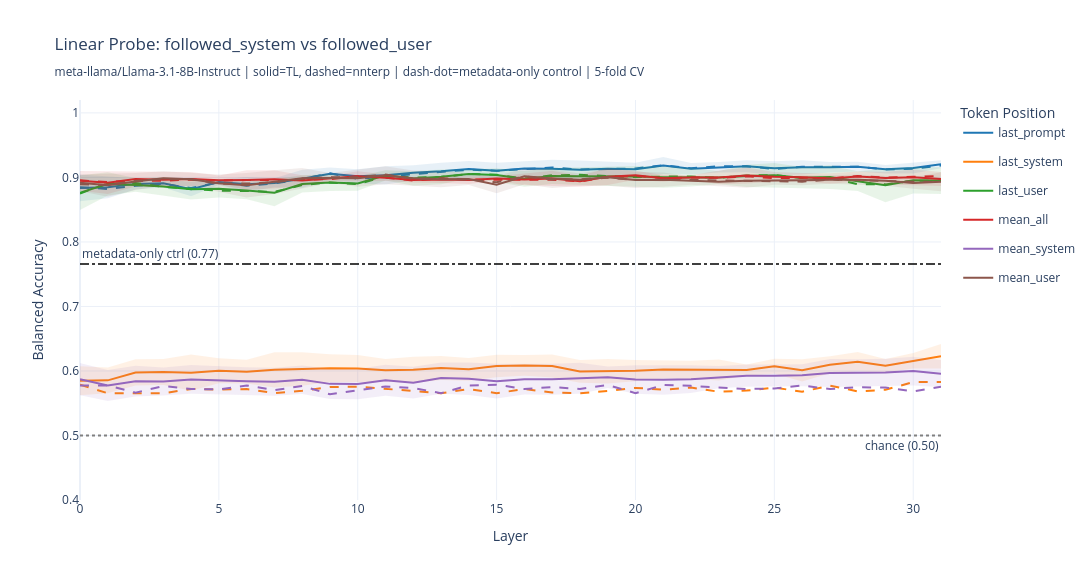

Notebook cell for this chart:
### Markdown cell above
## 13. Visualization

Solid lines = TransformerLens, dashed lines = nnterp. Color = token position.

### Code cell
COLORS = ["#1f77b4", "#ff7f0e", "#2ca02c", "#d62728", "#9467bd", "#8c564b"]

fig = go.Figure()

for i, pos_name in enumerate(TOKEN_POSITIONS):
    color = COLORS[i % len(COLORS)]

    for backend_label, probe_results, dash in [
        ("TL",     probe_results_tl, "solid"),
        ("nnterp", probe_results_nn, "dash"),
    ]:
        df_res = probe_results[pos_name]
        layers = df_res["layer"].values
        means  = df_res["mean"].values
        stds   = df_res["std"].values

        show_legend = backend_label == "TL"
        fig.add_trace(go.Scatter(
            x=layers, y=means,
            mode="lines",
            name=pos_name,
            legendgroup=pos_name,
            showlegend=show_legend,
            line=dict(color=color, width=2, dash=dash),
        ))

        if backend_label == "TL":
            fig.add_trace(go.Scatter(
                x=np.concatenate([layers, layers[::-1]]),
                y=np.concatenate([means + stds, (means - stds)[::-1]]),
                fill="toself", fillcolor=color, opacity=0.10,
                line=dict(color="rgba(0,0,0,0)"),
                legendgroup=pos_name, showlegend=False, hoverinfo="skip",
            ))

# Metadata control: single flat horizontal band (same value for all layers/positions)
fig.add_hline(
    y=ctrl_meta_acc,
    line_dash="dashdot", line_color="black", line_width=1.5,
    annotation_text=f"metadata-only ctrl ({ctrl_meta_acc:.2f})",
    annotation_position="top left",
)

# Chance line
fig.add_hline(
    y=0.5, line_dash="dot", line_color="gray",
    annotation_text="chance (0.50)", annotation_position="bottom right",
)

label_str = "followed_user" if LABEL_MODE == "binary" else "other"
fig.update_layout(
    title=(
        f"Linear Probe: followed_system vs {label_str}<br>"
        f"<sub>{MODEL_NAME} | solid=TL, dashed=nnterp | dash-dot=metadata-only control | {N_CV_FOLDS}-fold CV</sub>"
    ),
    xaxis_title="Layer",
    yaxis_title="Balanced Accuracy",
    yaxis=dict(range=[0.4, 1.02]),
    legend_title="Token Position",
    width=1100,
    height=580,
    template="plotly_white",
    hovermode="x unified",
)

fig.show()

safe = MODEL_NAME.replace("/", "_")
out = REPORTS_DIR / f"probe_{safe}_{LABEL_MODE}_comparison.html"
fig.write_html(str(out))
print(f"Saved: {out}")

### Figure 1 — Plotly figure (JSON) as saved in the notebook; plotly's stock layout.template omitted (floating-point values rounded to 4 significant figures)
{"data": [{"legendgroup": "last_prompt", "line": {"color": "#1f77b4", "dash": "solid", "width": 2}, "mode": "lines", "name": "last_prompt", "showlegend": true, "type": "scatter", "x": [0, 1, 2, 3, 4, 5, 6, 7, 8, 9, 10, 11, 12, 13, 14, 15, 16, 17, 18, 19, 20, 21, 22, 23, 24, 25, 26, 27, 28, 29, 30, 31], "y": [0.8837, 0.8849, 0.89, 0.8911, 0.8818, 0.8928, 0.8894, 0.8915, 0.8978, 0.9055, 0.9017, 0.9033, 0.9073, 0.9095, 0.913, 0.9102, 0.9137, 0.9136, 0.9118, 0.9134, 0.9129, 0.9186, 0.9135, 0.9157, 0.9173, 0.9143, 0.9157, 0.9158, 0.9167, 0.9126, 0.9146, 0.9205]}, {"fill": "toself", "fillcolor": "#1f77b4", "hoverinfo": "skip", "legendgroup": "last_prompt", "line": {"color": "rgba(0,0,0,0)"}, "opacity": 0.1, "showlegend": false, "type": "scatter", "x": [0, 1, 2, 3, 4, 5, 6, 7, 8, 9, 10, 11, 12, 13, 14, 15, 16, 17, 18, 19, 20, 21, 22, 23, 24, 25, 26, 27, 28, 29, 30, 31, 31, 30, 29, 28, 27, 26, 25, 24, 23, 22, 21, 20, 19, 18, 17, 16, 15, 14, 13, 12, 11, 10, 9, 8, 7, 6, 5, 4, 3, 2, 1, 0], "y": [0.9045, 0.9019, 0.8987, 0.8978, 0.8929, 0.8972, 0.9005, 0.8987, 0.9118, 0.9155, 0.9127, 0.9175, 0.9189, 0.9226, 0.9254, 0.9228, 0.9247, 0.9275, 0.926, 0.9249, 0.9228, 0.9317, 0.9225, 0.9238, 0.9267, 0.9252, 0.9267, 0.9241, 0.9243, 0.9193, 0.9231, 0.9268, 0.9142, 0.9062, 0.9059, 0.9091, 0.9076, 0.9047, 0.9033, 0.9079, 0.9075, 0.9044, 0.9054, 0.903, 0.9018, 0.8975, 0.8996, 0.9026, 0.8976, 0.9007, 0.8965, 0.8957, 0.8891, 0.8906, 0.8955, 0.8838, 0.8843, 0.8783, 0.8884, 0.8707, 0.8844, 0.8813, 0.8679, 0.863]}, {"legendgroup": "last_prompt", "line": {"color": "#1f77b4", "dash": "dash", "width": 2}, "mode": "lines", "name": "last_prompt", "showlegend": false, "type": "scatter", "x": [0, 1, 2, 3, 4, 5, 6, 7, 8, 9, 10, 11, 12, 13, 14, 15, 16, 17, 18, 19, 20, 21, 22, 23, 24, 25, 26, 27, 28, 29, 30, 31], "y": [0.8847, 0.8822, 0.887, 0.89, 0.8836, 0.8924, 0.8872, 0.8906, 0.8978, 0.9064, 0.8979, 0.9013, 0.9051, 0.9079, 0.9119, 0.9102, 0.913, 0.9154, 0.9123, 0.9125, 0.9138, 0.9188, 0.9142, 0.9173, 0.9173, 0.9131, 0.9164, 0.9164, 0.9167, 0.9124, 0.9133, 0.9185]}, {"legendgroup": "last_system", "line": {"color": "#ff7f0e", "dash": "solid", "width": 2}, "mode": "lines", "name": "last_system", "showlegend": true, "type": "scatter", "x": [0, 1, 2, 3, 4, 5, 6, 7, 8, 9, 10, 11, 12, 13, 14, 15, 16, 17, 18, 19, 20, 21, 22, 23, 24, 25, 26, 27, 28, 29, 30, 31], "y": [0.5847, 0.5855, 0.5977, 0.5984, 0.5974, 0.6003, 0.5989, 0.6018, 0.6031, 0.6044, 0.604, 0.601, 0.6019, 0.6047, 0.6026, 0.6078, 0.6086, 0.6076, 0.5993, 0.5996, 0.6004, 0.6023, 0.6019, 0.6015, 0.6015, 0.6074, 0.6011, 0.6096, 0.6144, 0.6081, 0.6159, 0.6229]}, {"fill": "toself", "fillcolor": "#ff7f0e", "hoverinfo": "skip", "legendgroup": "last_system", "line": {"color": "rgba(0,0,0,0)"}, "opacity": 0.1, "showlegend": false, "type": "scatter", "x": [0, 1, 2, 3, 4, 5, 6, 7, 8, 9, 10, 11, 12, 13, 14, 15, 16, 17, 18, 19, 20, 21, 22, 23, 24, 25, 26, 27, 28, 29, 30, 31, 31, 30, 29, 28, 27, 26, 25, 24, 23, 22, 21, 20, 19, 18, 17, 16, 15, 14, 13, 12, 11, 10, 9, 8, 7, 6, 5, 4, 3, 2, 1, 0], "y": [0.6072, 0.6056, 0.6181, 0.6185, 0.6254, 0.6196, 0.6172, 0.6292, 0.6291, 0.6258, 0.6249, 0.6187, 0.6222, 0.6233, 0.6202, 0.6253, 0.6247, 0.6254, 0.617, 0.6184, 0.6168, 0.616, 0.616, 0.6178, 0.61, 0.6191, 0.6183, 0.6228, 0.6294, 0.6186, 0.6279, 0.6418, 0.604, 0.6038, 0.5976, 0.5993, 0.5964, 0.5838, 0.5957, 0.593, 0.5851, 0.5877, 0.5885, 0.5839, 0.5808, 0.5816, 0.5897, 0.5924, 0.5903, 0.5849, 0.586, 0.5815, 0.5832, 0.583, 0.5829, 0.577, 0.5743, 0.5807, 0.5809, 0.5694, 0.5784, 0.5773, 0.5654, 0.5622]}, {"legendgroup": "last_system", "line": {"color": "#ff7f0e", "dash": "dash", "width": 2}, "mode": "lines", "name": "last_system", "showlegend": false, "type": "scatter", "x": [0, 1, 2, 3, 4, 5, 6, 7, 8, 9, 10, 11, 12, 13, 14, 15, 16, 17, 18, 19, 20, 21, 22, 23, 24, 25, 26, 27, 28, 29, 30, 31], "y": [0.5788, 0.5655, 0.5653, 0.5655, 0.572, 0.5711, 0.572, 0.5655, 0.5693, 0.575, 0.5757, 0.572, 0.5692, 0.5655, 0.572, 0.5655, 0.572, 0.5666, 0.5655, 0.5691, 0.5738, 0.5711, 0.5743, 0.5678, 0.5696, 0.5743, 0.5678, 0.5774, 0.5684, 0.5709, 0.5827, 0.5827]}, {"legendgroup": "last_user", "line": {"color": "#2ca02c", "dash": "solid", "width": 2}, "mode": "lines", "name": "last_user", "showlegend": true, "type": "scatter", "x": [0, 1, 2, 3, 4, 5, 6, 7, 8, 9, 10, 11, 12, 13, 14, 15, 16, 17, 18, 19, 20, 21, 22, 23, 24, 25, 26, 27, 28, 29, 30, 31], "y": [0.8763, 0.89, 0.8884, 0.8861, 0.8819, 0.8824, 0.8797, 0.8764, 0.8899, 0.8922, 0.8905, 0.9033, 0.8983, 0.9009, 0.9054, 0.9037, 0.8977, 0.9022, 0.9018, 0.902, 0.9015, 0.9004, 0.9002, 0.8998, 0.9024, 0.9035, 0.8997, 0.9005, 0.8942, 0.8878, 0.8955, 0.895]}, {"fill": "toself", "fillcolor": "#2ca02c", "hoverinfo": "skip", "legendgroup": "last_user", "line": {"color": "rgba(0,0,0,0)"}, "opacity": 0.1, "showlegend": false, "type": "scatter", "x": [0, 1, 2, 3, 4, 5, 6, 7, 8, 9, 10, 11, 12, 13, 14, 15, 16, 17, 18, 19, 20, 21, 22, 23, 24, 25, 26, 27, 28, 29, 30, 31, 31, 30, 29, 28, 27, 26, 25, 24, 23, 22, 21, 20, 19, 18, 17, 16, 15, 14, 13, 12, 11, 10, 9, 8, 7, 6, 5, 4, 3, 2, 1, 0], "y": [0.9032, 0.9082, 0.899, 0.9003, 0.8977, 0.8959, 0.8934, 0.8976, 0.9032, 0.9053, 0.9016, 0.9113, 0.9094, 0.9124, 0.9123, 0.9144, 0.9098, 0.9145, 0.9158, 0.9169, 0.9177, 0.9168, 0.9146, 0.91, 0.9195, 0.9224, 0.9163, 0.9189, 0.9096, 0.914, 0.916, 0.9157, 0.8743, 0.8751, 0.8616, 0.8788, 0.882, 0.8831, 0.8846, 0.8853, 0.8895, 0.8858, 0.884, 0.8853, 0.8871, 0.8878, 0.8899, 0.8855, 0.893, 0.8985, 0.8893, 0.8873, 0.8953, 0.8794, 0.8791, 0.8766, 0.8552, 0.8661, 0.869, 0.866, 0.8719, 0.8778, 0.8718, 0.8495]}, {"legendgroup": "last_user", "line": {"color": "#2ca02c", "dash": "dash", "width": 2}, "mode": "lines", "name": "last_user", "showlegend": false, "type": "scatter", "x": [0, 1, 2, 3, 4, 5, 6, 7, 8, 9, 10, 11, 12, 13, 14, 15, 16, 17, 18, 19, 20, 21, 22, 23, 24, 25, 26, 27, 28, 29, 30, 31], "y": [0.8751, 0.8906, 0.8913, 0.8852, 0.8824, 0.8793, 0.879, 0.8775, 0.8883, 0.8922, 0.8894, 0.9022, 0.8999, 0.9007, 0.9053, 0.9042, 0.8981, 0.9033, 0.904, 0.9022, 0.9004, 0.9013, 0.9013, 0.8994, 0.9031, 0.9037, 0.8992, 0.8994, 0.8894, 0.8892, 0.8946, 0.895]}, {"legendgroup": "mean_all", "line": {"color": "#d62728", "dash": "solid", "width": 2}, "mode": "lines", "name": "mean_all", "showlegend": true, "type": "scatter", "x": [0, 1, 2, 3, 4, 5, 6, 7, 8, 9, 10, 11, 12, 13, 14, 15, 16, 17, 18, 19, 20, 21, 22, 23, 24, 25, 26, 27, 28, 29, 30, 31], "y": [0.8947, 0.8918, 0.8977, 0.8966, 0.8975, 0.8958, 0.8959, 0.8971, 0.895, 0.8982, 0.9017, 0.8997, 0.896, 0.8966, 0.8959, 0.8984, 0.897, 0.8983, 0.8939, 0.9012, 0.9035, 0.8985, 0.9, 0.9001, 0.9029, 0.9009, 0.9004, 0.8982, 0.9014, 0.899, 0.9002, 0.8976]}, {"fill": "toself", "fillcolor": "#d62728", "hoverinfo": "skip", "legendgroup": "mean_all", "line": {"color": "rgba(0,0,0,0)"}, "opacity": 0.1, "showlegend": false, "type": "scatter", "x": [0, 1, 2, 3, 4, 5, 6, 7, 8, 9, 10, 11, 12, 13, 14, 15, 16, 17, 18, 19, 20, 21, 22, 23, 24, 25, 26, 27, 28, 29, 30, 31, 31, 30, 29, 28, 27, 26, 25, 24, 23, 22, 21, 20, 19, 18, 17, 16, 15, 14, 13, 12, 11, 10, 9, 8, 7, 6, 5, 4, 3, 2, 1, 0], "y": [0.9099, 0.9095, 0.9094, 0.9085, 0.9085, 0.903, 0.9111, 0.9113, 0.9035, 0.9027, 0.9096, 0.9049, 0.8999, 0.9019, 0.9019, 0.9022, 0.9062, 0.9104, 0.9025, 0.9142, 0.9105, 0.9036, 0.9034, 0.9109, 0.9152, 0.9082, 0.9067, 0.9064, 0.9092, 0.9089, 0.9124, 0.9086, 0.8867, 0.888, 0.889, 0.8936, 0.8901, 0.8942, 0.8935, 0.8905, 0.8893, 0.8967, 0.8934, 0.8965, 0.8882, 0.8854, 0.8862, 0.8878, 0.8947, 0.89, 0.8914, 0.8921, 0.8944, 0.8938, 0.8938, 0.8866, 0.8829, 0.8808, 0.8885, 0.8865, 0.8847, 0.8859, 0.8741, 0.8795]}, {"legendgroup": "mean_all", "line": {"color": "#d62728", "dash": "dash", "width": 2}, "mode": "lines", "name": "mean_all", "showlegend": false, "type": "scatter", "x": [0, 1, 2, 3, 4, 5, 6, 7, 8, 9, 10, 11, 12, 13, 14, 15, 16, 17, 18, 19, 20, 21, 22, 23, 24, 25, 26, 27, 28, 29, 30, 31], "y": [0.8954, 0.8929, 0.8949, 0.8949, 0.8966, 0.8951, 0.896, 0.896, 0.8962, 0.8973, 0.9019, 0.8997, 0.8951, 0.8984, 0.8966, 0.8964, 0.897, 0.8965, 0.8937, 0.9003, 0.9024, 0.8985, 0.9, 0.8994, 0.9018, 0.8989, 0.8995, 0.8984, 0.9023, 0.8999, 0.9011, 0.9022]}, {"legendgroup": "mean_system", "line": {"color": "#9467bd", "dash": "solid", "width": 2}, "mode": "lines", "name": "mean_system", "showlegend": true, "type": "scatter", "x": [0, 1, 2, 3, 4, 5, 6, 7, 8, 9, 10, 11, 12, 13, 14, 15, 16, 17, 18, 19, 20, 21, 22, 23, 24, 25, 26, 27, 28, 29, 30, 31], "y": [0.5873, 0.5776, 0.5841, 0.5837, 0.5869, 0.5851, 0.5839, 0.5833, 0.5863, 0.58, 0.5798, 0.5856, 0.5818, 0.5889, 0.5879, 0.5842, 0.5873, 0.5871, 0.5885, 0.5903, 0.5868, 0.5862, 0.5873, 0.5904, 0.5927, 0.5927, 0.5933, 0.5969, 0.5967, 0.5976, 0.5998, 0.5958]}, {"fill": "toself", "fillcolor": "#9467bd", "hoverinfo": "skip", "legendgroup": "mean_system", "line": {"color": "rgba(0,0,0,0)"}, "opacity": 0.1, "showlegend": false, "type": "scatter", "x": [0, 1, 2, 3, 4, 5, 6, 7, 8, 9, 10, 11, 12, 13, 14, 15, 16, 17, 18, 19, 20, 21, 22, 23, 24, 25, 26, 27, 28, 29, 30, 31, 31, 30, 29, 28, 27, 26, 25, 24, 23, 22, 21, 20, 19, 18, 17, 16, 15, 14, 13, 12, 11, 10, 9, 8, 7, 6, 5, 4, 3, 2, 1, 0], "y": [0.6122, 0.6016, 0.6079, 0.6055, 0.6092, 0.6069, 0.6057, 0.6051, 0.6084, 0.6034, 0.6034, 0.6096, 0.6064, 0.6132, 0.613, 0.6113, 0.6113, 0.6112, 0.6126, 0.6071, 0.6089, 0.6093, 0.6088, 0.6077, 0.6099, 0.6099, 0.6103, 0.6186, 0.6181, 0.6189, 0.6222, 0.617, 0.5747, 0.5774, 0.5764, 0.5754, 0.5753, 0.5763, 0.5754, 0.5754, 0.573, 0.5659, 0.5632, 0.5648, 0.5735, 0.5645, 0.5631, 0.5633, 0.5572, 0.5629, 0.5647, 0.5572, 0.5616, 0.5562, 0.5566, 0.5642, 0.5615, 0.5622, 0.5633, 0.5646, 0.5619, 0.5602, 0.5536, 0.5623]}, {"legendgroup": "mean_system", "line": {"color": "#9467bd", "dash": "dash", "width": 2}, "mode": "lines", "name": "mean_system", "showlegend": false, "type": "scatter", "x": [0, 1, 2, 3, 4, 5, 6, 7, 8, 9, 10, 11, 12, 13, 14, 15, 16, 17, 18, 19, 20, 21, 22, 23, 24, 25, 26, 27, 28, 29, 30, 31], "y": [0.5776, 0.5776, 0.5664, 0.5768, 0.5721, 0.5713, 0.5776, 0.5702, 0.5767, 0.5638, 0.5702, 0.576, 0.5735, 0.5656, 0.5776, 0.5787, 0.572, 0.5749, 0.5721, 0.5784, 0.5655, 0.5783, 0.5769, 0.5744, 0.572, 0.5729, 0.5774, 0.5721, 0.5746, 0.5744, 0.5681, 0.5755]}, {"legendgroup": "mean_user", "line": {"color": "#8c564b", "dash": "solid", "width": 2}, "mode": "lines", "name": "mean_user", "showlegend": true, "type": "scatter", "x": [0, 1, 2, 3, 4, 5, 6, 7, 8, 9, 10, 11, 12, 13, 14, 15, 16, 17, 18, 19, 20, 21, 22, 23, 24, 25, 26, 27, 28, 29, 30, 31], "y": [0.8916, 0.8878, 0.8937, 0.8986, 0.8971, 0.8909, 0.8877, 0.8927, 0.8987, 0.899, 0.8989, 0.9032, 0.8988, 0.8971, 0.8976, 0.8888, 0.9016, 0.8982, 0.8963, 0.9004, 0.8961, 0.8966, 0.8951, 0.8934, 0.8948, 0.8947, 0.8956, 0.8965, 0.8965, 0.8948, 0.8913, 0.8934]}, {"fill": "toself", "fillcolor": "#8c564b", "hoverinfo": "skip", "legendgroup": "mean_user", "line": {"color": "rgba(0,0,0,0)"}, "opacity": 0.1, "showlegend": false, "type": "scatter", "x": [0, 1, 2, 3, 4, 5, 6, 7, 8, 9, 10, 11, 12, 13, 14, 15, 16, 17, 18, 19, 20, 21, 22, 23, 24, 25, 26, 27, 28, 29, 30, 31, 31, 30, 29, 28, 27, 26, 25, 24, 23, 22, 21, 20, 19, 18, 17, 16, 15, 14, 13, 12, 11, 10, 9, 8, 7, 6, 5, 4, 3, 2, 1, 0], "y": [0.9047, 0.9054, 0.9069, 0.9097, 0.9077, 0.9045, 0.9067, 0.9112, 0.9145, 0.9068, 0.9124, 0.9172, 0.9108, 0.9094, 0.9068, 0.9021, 0.9138, 0.9126, 0.906, 0.9138, 0.9087, 0.9077, 0.9017, 0.9005, 0.9056, 0.901, 0.9034, 0.9028, 0.9047, 0.9026, 0.9001, 0.9082, 0.8785, 0.8825, 0.887, 0.8884, 0.8902, 0.8879, 0.8885, 0.884, 0.8863, 0.8886, 0.8855, 0.8834, 0.887, 0.8866, 0.8838, 0.8894, 0.8755, 0.8884, 0.8847, 0.8867, 0.8893, 0.8854, 0.8912, 0.8828, 0.8743, 0.8688, 0.8774, 0.8865, 0.8874, 0.8806, 0.8702, 0.8785]}, {"legendgroup": "mean_user", "line": {"color": "#8c564b", "dash": "dash", "width": 2}, "mode": "lines", "name": "mean_user", "showlegend": false, "type": "scatter", "x": [0, 1, 2, 3, 4, 5, 6, 7, 8, 9, 10, 11, 12, 13, 14, 15, 16, 17, 18, 19, 20, 21, 22, 23, 24, 25, 26, 27, 28, 29, 30, 31], "y": [0.8894, 0.888, 0.8947, 0.8974, 0.8971, 0.8903, 0.8905, 0.8925, 0.8978, 0.9001, 0.9005, 0.9043, 0.8981, 0.8982, 0.8967, 0.8925, 0.9016, 0.8969, 0.8972, 0.8997, 0.8961, 0.8966, 0.8961, 0.8952, 0.8948, 0.8934, 0.8934, 0.8967, 0.8956, 0.895, 0.8931, 0.8924]}], "layout": {"annotations": [{"showarrow": false, "text": "metadata-only ctrl (0.77)", "x": 0, "xanchor": "left", "xref": "x domain", "y": 0.7658, "yanchor": "bottom", "yref": "y"}, {"showarrow": false, "text": "chance (0.50)", "x": 1, "xanchor": "right", "xref": "x domain", "y": 0.5, "yanchor": "top", "yref": "y"}], "height": 580, "hovermode": "x unified", "legend": {"title": {"text": "Token Position"}}, "shapes": [{"line": {"color": "black", "dash": "dashdot", "width": 1.5}, "type": "line", "x0": 0, "x1": 1, "xref": "x domain", "y0": 0.7658, "y1": 0.7658, "yref": "y"}, {"line": {"color": "gray", "dash": "dot"}, "type": "line", "x0": 0, "x1": 1, "xref": "x domain", "y0": 0.5, "y1": 0.5, "yref": "y"}], "title": {"text": "Linear Probe: followed_system vs followed_user<br><sub>meta-llama/Llama-3.1-8B-Instruct | solid=TL, dashed=nnterp | dash-dot=metadata-only control | 5-fold CV</sub>"}, "width": 1100, "xaxis": {"title": {"text": "Layer"}}, "yaxis": {"range": [0.4, 1.02], "title": {"text": "Balanced Accuracy"}}}}
